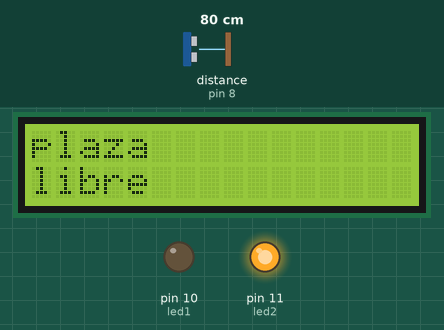
The sketch below on a simulated Arduino Uno, built with avr-gcc and run on an emulated ATmega328P. On the bench: 16×2 character LCD, output pins drawn as LEDs (lit = HIGH). Inputs (shaded band) come from the test bench; at power-on: distance to the obstacle (sensor on pin 8) 80 cm. What the sketch prints to the serial monitor is not drawn.

Above: at 1.2 s.
1.3 s: distance to the obstacle (sensor on pin 8) set to 11 cm
2.8 s: distance to the obstacle (sensor on pin 8) set to 8 cm
At 4.1 s:
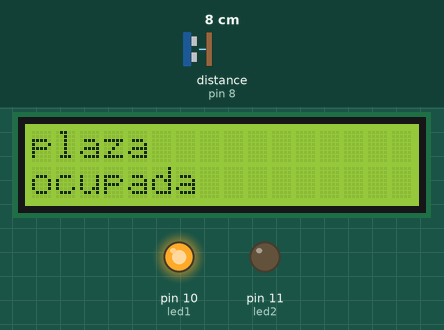
4.4 s: distance to the obstacle (sensor on pin 8) set to 13 cm
At 5.2 s:
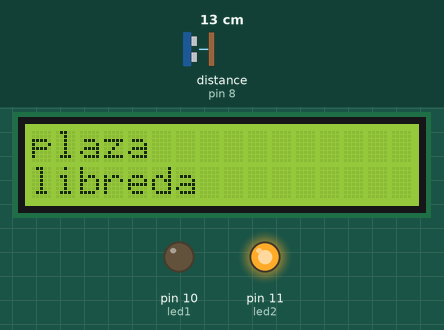
6.0 s: distance to the obstacle (sensor on pin 8) set to 2 cm
At 7.3 s:
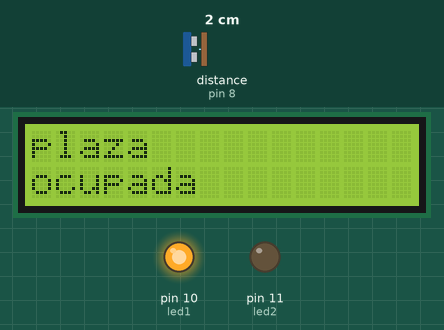
7.6 s: distance to the obstacle (sensor on pin 8) set to 18 cm
At 8.2 s:
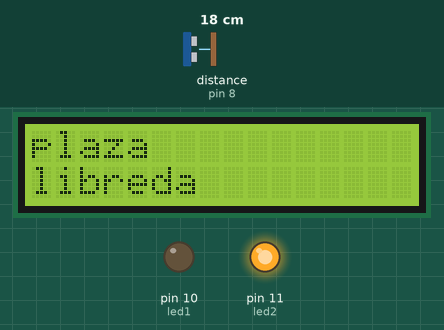
Timing chart, 0 to 10.3 s (numbered marks = the images above; inputs shaded):
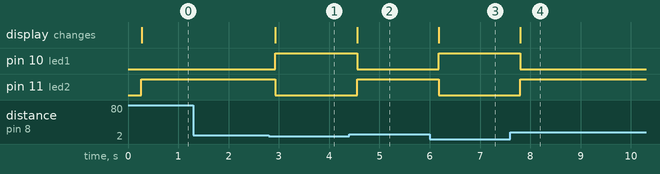

Measured:
- the behaviour switches between 10 and 9 cm on distance to the obstacle (sensor on pin 8) (found by bisection; images 0 and 1)
- after the input at 1.3 s, every drawn part: stays the same
- after the input at 2.8 s, pin 10 (led1): LOW → HIGH after 0.13 s; pin 11 (led2): HIGH → LOW after 0.13 s; the display: changes after 0.13 s (image 1)
- after the input at 4.4 s, pin 10 (led1): HIGH → LOW after 0.15 s; pin 11 (led2): LOW → HIGH after 0.15 s; the display: changes after 0.16 s (image 2)
- after the input at 6.0 s, pin 10 (led1): LOW → HIGH after 0.18 s; pin 11 (led2): HIGH → LOW after 0.18 s; the display: changes after 0.18 s (image 3)
- after the input at 7.6 s, pin 10 (led1): HIGH → LOW after 0.20 s; pin 11 (led2): LOW → HIGH after 0.20 s; the display: changes after 0.20 s (image 4)

The sketch:

sensorUltrasonidosY.cd.ino
```cpp
#include <NewPing.h>
#include <LiquidCrystal.h>
LiquidCrystal lcd(7,6,5,4,3,2);

int trig=9;
int eco=8;
int distmax=200;

int dist=0;
int led1=10;
int led2=11;

unsigned int tmp;
NewPing sensor(trig,eco,distmax);

void setup() {
  Serial.begin(9600);
  pinMode(led1,OUTPUT);
  pinMode(led2,OUTPUT);
  lcd.begin(16,2);

}

void loop() {
  delay(200);
  tmp=sensor.ping();
  Serial.print("ping: ");
  Serial.print(tmp/US_ROUNDTRIP_CM);
  Serial.println("cm");
  dist= tmp/US_ROUNDTRIP_CM;

  if(dist <10) {


    digitalWrite( led1,HIGH);
    digitalWrite( led2,LOW);

    lcd.setCursor(0,0);
    lcd.print("plaza");
    lcd.setCursor(0,1);
    lcd.print("ocupada");

  }
  else {

    digitalWrite(led1,LOW);
    digitalWrite(led2,HIGH);

    lcd.setCursor(0,0);
    lcd.print("plaza");
    lcd.setCursor(0,1);
    lcd.print("libre");

  }


}
```
